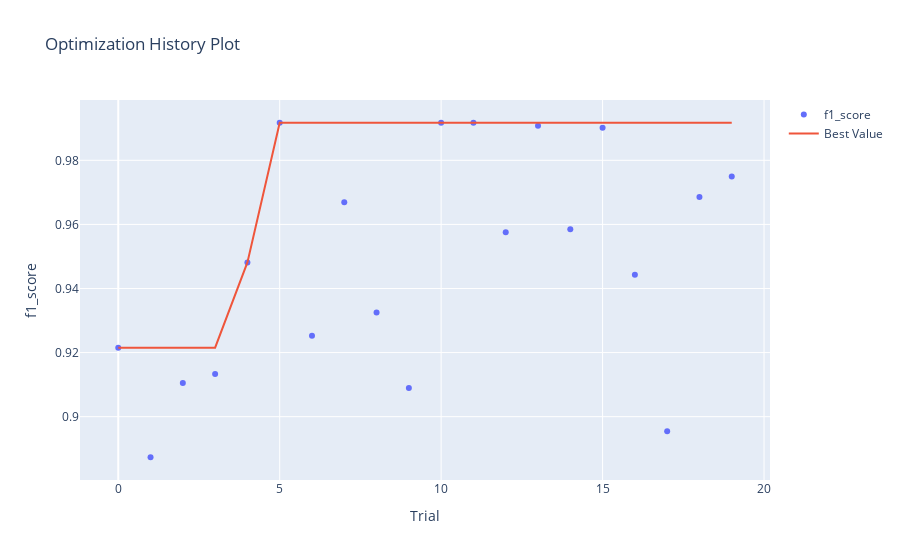

Notebook cell for this chart:
### Code cell
optuna.visualization.plot_optimization_history(study, target_name = 'f1_score')

### Figure 1 — Plotly figure (JSON) as saved in the notebook; plotly's stock layout.template omitted (floating-point values rounded to 4 significant figures)
{"data": [{"mode": "markers", "name": "f1_score", "type": "scatter", "x": [0, 1, 2, 3, 4, 5, 6, 7, 8, 9, 10, 11, 12, 13, 14, 15, 16, 17, 18, 19], "y": [0.9215, 0.8873, 0.9105, 0.9133, 0.9481, 0.9917, 0.9252, 0.9669, 0.9325, 0.9089, 0.9917, 0.9917, 0.9576, 0.9908, 0.9585, 0.9902, 0.9443, 0.8955, 0.9685, 0.9749]}, {"mode": "lines", "name": "Best Value", "type": "scatter", "x": [0, 1, 2, 3, 4, 5, 6, 7, 8, 9, 10, 11, 12, 13, 14, 15, 16, 17, 18, 19], "y": [0.9215, 0.9215, 0.9215, 0.9215, 0.9481, 0.9917, 0.9917, 0.9917, 0.9917, 0.9917, 0.9917, 0.9917, 0.9917, 0.9917, 0.9917, 0.9917, 0.9917, 0.9917, 0.9917, 0.9917]}, {"marker": {"color": "#cccccc"}, "mode": "markers", "name": "Infeasible Trial", "showlegend": false, "type": "scatter", "x": [], "y": []}], "layout": {"title": {"text": "Optimization History Plot"}, "xaxis": {"title": {"text": "Trial"}}, "yaxis": {"title": {"text": "f1_score"}}}}
